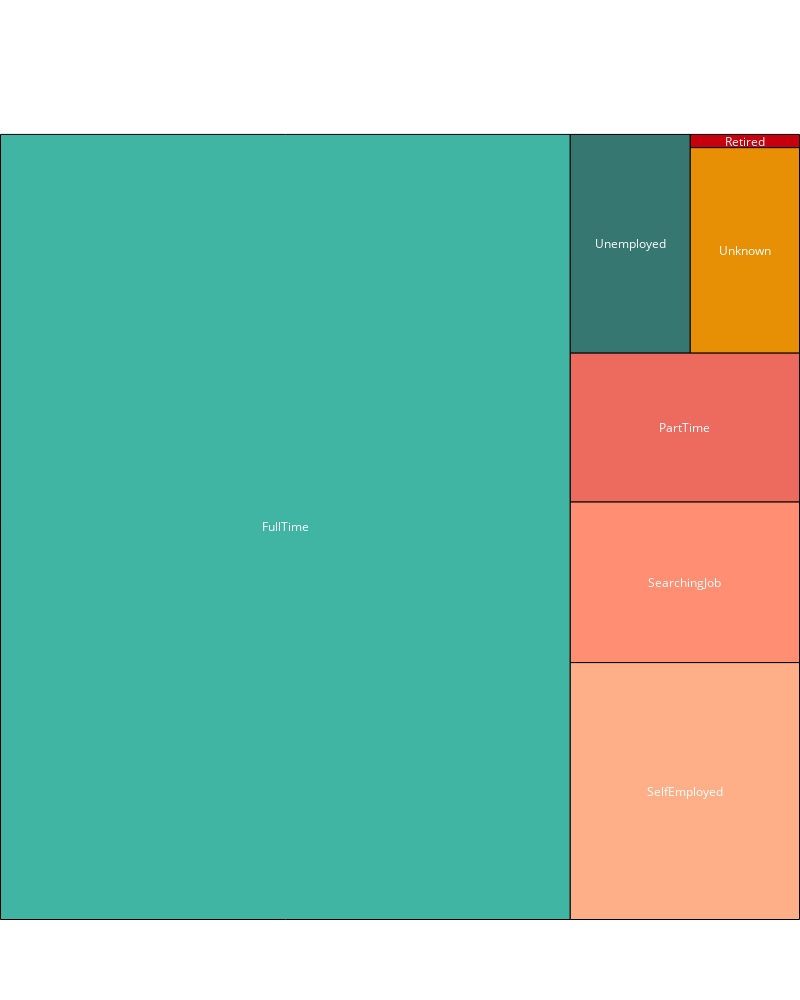

Here is the notebook cell this chart was saved with:
### Markdown cell above
### Treemap of Employment types

### Code cell
treemap(data["Employment"].value_counts())

### Figure 1 — Plotly figure (JSON) as saved in the notebook; plotly's stock layout.template omitted (floating-point values rounded to 4 significant figures)
{"data": [{"mode": "text", "text": ["70495", "9282", "5805", "5380", "4132", "3534", "227"], "type": "scatter", "x": [17.83, 42.83, 42.83, 42.83, 39.41, 46.58, 46.58], "y": [25, 8.182, 21.48, 31.34, 43.04, 42.62, 49.58]}], "layout": {"annotations": [{"showarrow": false, "text": "FullTime", "x": 17.83, "y": 25}, {"showarrow": false, "text": "SelfEmployed", "x": 42.83, "y": 8.182}, {"showarrow": false, "text": "SearchingJob", "x": 42.83, "y": 21.48}, {"showarrow": false, "text": "PartTime", "x": 42.83, "y": 31.34}, {"showarrow": false, "text": "Unemployed", "x": 39.41, "y": 43.04}, {"showarrow": false, "text": "Unknown", "x": 46.58, "y": 42.62}, {"showarrow": false, "text": "Retired", "x": 46.58, "y": 49.58}], "font": {"color": "#FFFFFF"}, "height": 1000, "hovermode": "closest", "margin": {"l": 0, "pad": 0, "r": 0}, "shapes": [{"fillcolor": "#41B5A3", "line": {"width": 1}, "type": "rect", "x0": 0, "x1": 35.66, "y0": 0, "y1": 50}, {"fillcolor": "#FFAF87", "line": {"width": 1}, "type": "rect", "x0": 35.66, "x1": 50, "y0": 0, "y1": 16.36}, {"fillcolor": "#FF8E72", "line": {"width": 1}, "type": "rect", "x0": 35.66, "x1": 50, "y0": 16.36, "y1": 26.6}, {"fillcolor": "#ED6A5E", "line": {"width": 1}, "type": "rect", "x0": 35.66, "x1": 50, "y0": 26.6, "y1": 36.08}, {"fillcolor": "#377771", "line": {"width": 1}, "type": "rect", "x0": 35.66, "x1": 43.16, "y0": 36.08, "y1": 50}, {"fillcolor": "#E89005", "line": {"width": 1}, "type": "rect", "x0": 43.16, "x1": 50, "y0": 36.08, "y1": 49.16}, {"fillcolor": "#C6000D", "line": {"width": 1}, "type": "rect", "x0": 43.16, "x1": 50.0, "y0": 49.16, "y1": 50.0}], "width": 800, "xaxis": {"showgrid": false, "zeroline": false}, "yaxis": {"showgrid": false, "zeroline": false}}}
